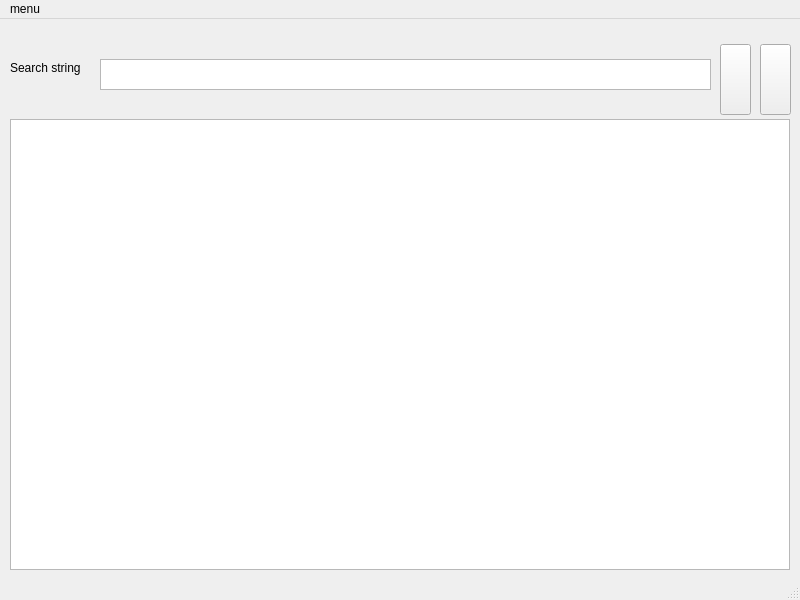
<?xml version="1.0" encoding="UTF-8"?>
<ui version="4.0">
 <class>MainWindow</class>
 <widget class="QMainWindow" name="MainWindow">
  <property name="geometry">
   <rect>
    <x>0</x>
    <y>0</y>
    <width>800</width>
    <height>600</height>
   </rect>
  </property>
  <property name="windowTitle">
   <string>Search</string>
  </property>
  <widget class="QWidget" name="centralwidget">
   <widget class="QTextEdit" name="textEdit_search">
    <property name="geometry">
     <rect>
      <x>100</x>
      <y>40</y>
      <width>611</width>
      <height>31</height>
     </rect>
    </property>
    <property name="statusTip">
     <string>Search field</string>
    </property>
   </widget>
   <widget class="QLabel" name="label_search">
    <property name="geometry">
     <rect>
      <x>10</x>
      <y>40</y>
      <width>91</width>
      <height>17</height>
     </rect>
    </property>
    <property name="text">
     <string>Search string</string>
    </property>
   </widget>
   <widget class="QPlainTextEdit" name="plainTextEdit_result">
    <property name="geometry">
     <rect>
      <x>10</x>
      <y>100</y>
      <width>780</width>
      <height>451</height>
     </rect>
    </property>
    <property name="statusTip">
     <string>Result list</string>
    </property>
    <property name="readOnly">
     <bool>true</bool>
    </property>
   </widget>
   <widget class="QPushButton" name="btn_search">
    <property name="geometry">
     <rect>
      <x>760</x>
      <y>25</y>
      <width>31</width>
      <height>71</height>
     </rect>
    </property>
    <property name="statusTip">
     <string>Search</string>
    </property>
    <property name="text">
     <string/>
    </property>
    <property name="icon">
     <iconset>
      <normaloff>search_icon.png</normaloff>search_icon.png</iconset>
    </property>
   </widget>
   <widget class="QPushButton" name="btn_choose_folder">
    <property name="geometry">
     <rect>
      <x>720</x>
      <y>25</y>
      <width>31</width>
      <height>71</height>
     </rect>
    </property>
    <property name="text">
     <string/>
    </property>
    <property name="icon">
     <iconset>
      <normaloff>folder.png</normaloff>folder.png</iconset>
    </property>
   </widget>
  </widget>
  <widget class="QMenuBar" name="menubar">
   <property name="geometry">
    <rect>
     <x>0</x>
     <y>0</y>
     <width>800</width>
     <height>22</height>
    </rect>
   </property>
   <widget class="QMenu" name="menuhelp">
    <property name="title">
     <string>menu</string>
    </property>
    <addaction name="actionhelp"/>
   </widget>
   <addaction name="menuhelp"/>
  </widget>
  <widget class="QStatusBar" name="statusbar"/>
  <action name="actionhelp">
   <property name="text">
    <string>help</string>
   </property>
   <property name="statusTip">
    <string>Show help menu</string>
   </property>
   <property name="shortcut">
    <string>Ctrl+H</string>
   </property>
  </action>
 </widget>
 <resources/>
 <connections/>
</ui>
